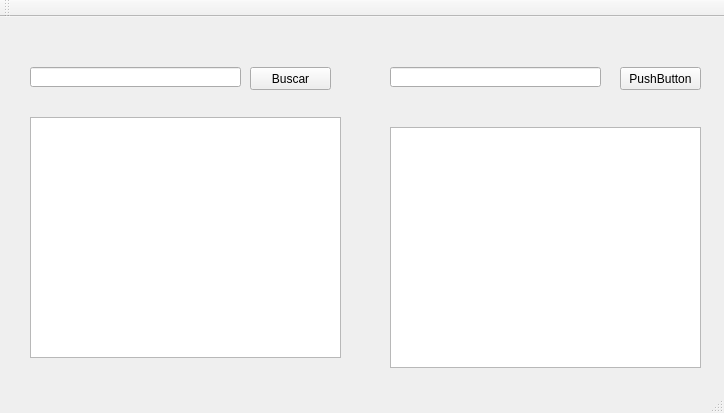
<?xml version="1.0" encoding="UTF-8"?>
<ui version="4.0">
 <class>MainWindow</class>
 <widget class="QMainWindow" name="MainWindow">
  <property name="geometry">
   <rect>
    <x>0</x>
    <y>0</y>
    <width>724</width>
    <height>413</height>
   </rect>
  </property>
  <property name="windowTitle">
   <string>MainWindow</string>
  </property>
  <property name="tabShape">
   <enum>QTabWidget::Rounded</enum>
  </property>
  <widget class="QWidget" name="centralWidget">
   <widget class="QPushButton" name="buscarTxt">
    <property name="geometry">
     <rect>
      <x>250</x>
      <y>50</y>
      <width>81</width>
      <height>23</height>
     </rect>
    </property>
    <property name="text">
     <string>Buscar</string>
    </property>
   </widget>
   <widget class="QPushButton" name="pushButton_2">
    <property name="geometry">
     <rect>
      <x>620</x>
      <y>50</y>
      <width>81</width>
      <height>23</height>
     </rect>
    </property>
    <property name="text">
     <string>PushButton</string>
    </property>
   </widget>
   <widget class="QTextEdit" name="textEdit">
    <property name="geometry">
     <rect>
      <x>30</x>
      <y>100</y>
      <width>311</width>
      <height>241</height>
     </rect>
    </property>
   </widget>
   <widget class="QLineEdit" name="lineEditTxt">
    <property name="geometry">
     <rect>
      <x>30</x>
      <y>50</y>
      <width>211</width>
      <height>20</height>
     </rect>
    </property>
   </widget>
   <widget class="QLineEdit" name="lineEdit_2">
    <property name="geometry">
     <rect>
      <x>390</x>
      <y>50</y>
      <width>211</width>
      <height>20</height>
     </rect>
    </property>
   </widget>
   <widget class="QTextEdit" name="textEdit_2">
    <property name="geometry">
     <rect>
      <x>390</x>
      <y>110</y>
      <width>311</width>
      <height>241</height>
     </rect>
    </property>
   </widget>
  </widget>
  <widget class="QMenuBar" name="menuBar">
   <property name="geometry">
    <rect>
     <x>0</x>
     <y>0</y>
     <width>724</width>
     <height>21</height>
    </rect>
   </property>
  </widget>
  <widget class="QToolBar" name="mainToolBar">
   <attribute name="toolBarArea">
    <enum>TopToolBarArea</enum>
   </attribute>
   <attribute name="toolBarBreak">
    <bool>false</bool>
   </attribute>
  </widget>
  <widget class="QStatusBar" name="statusBar"/>
 </widget>
 <layoutdefault spacing="6" margin="11"/>
 <resources/>
 <connections/>
</ui>
